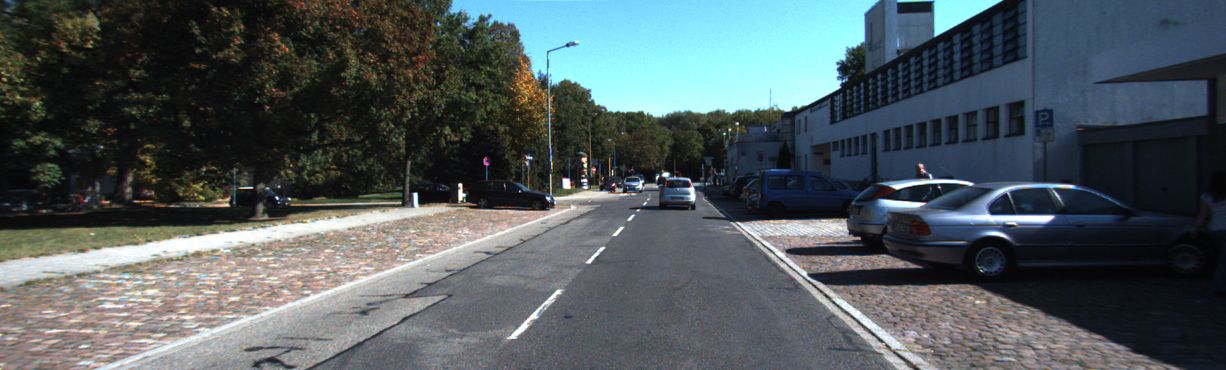
#> input picture dataset/images/um_000084.png, 1226 x 370 px
$ python AlgorithmEvaluator.py   (older library calls are emulated)
#> lines starting #> are read from the running program, lines starting #| are printed output that depends on the picture; after the words box and inside, x2 and y2 are one past the last pixel; in counts of white or black regions, pixels touching at a corner belong together
#> further down, frame is the input picture: shape (370, 1226, 3); mean B, G, R 92.6, 89.4, 79.5
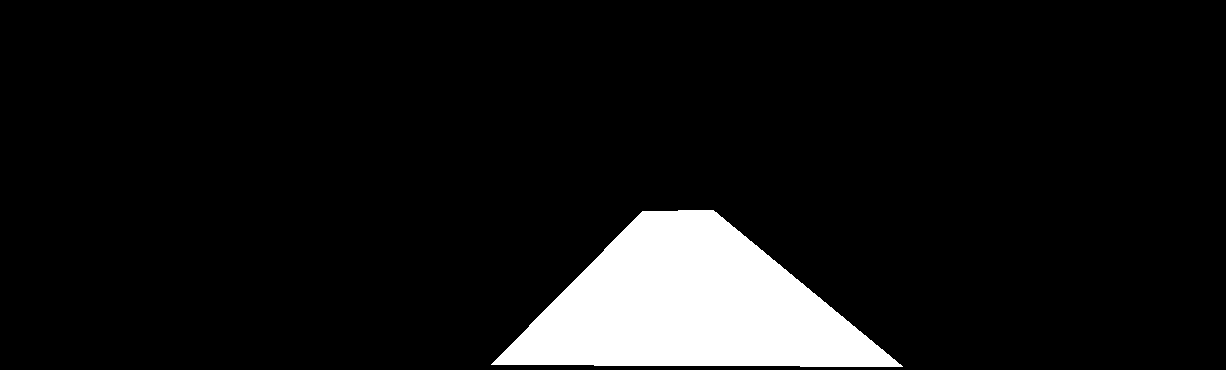
#> input picture dataset/ground_truth/um_lane_000084.png, 1226 x 370 px
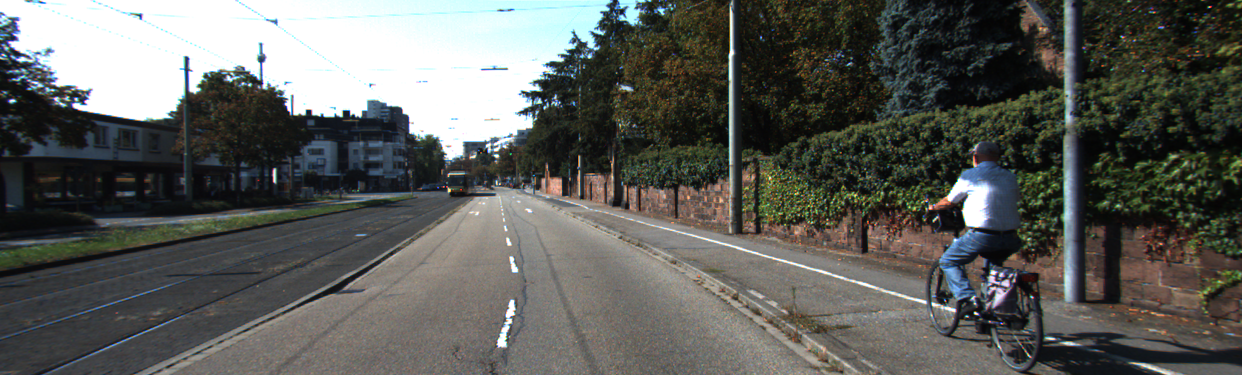
#> input picture dataset/images/um_000000.png, 1242 x 375 px
#> in runApplication, image is the input picture: shape (375, 1242, 3); mean B, G, R 89.7, 93.9, 92.4
### Algorithm2B.py
#!/usr/bin/env python3
# -*- coding: utf-8 -*-
"""
Created on Mon May 11 03:40:59 2020

@author: sarjana
"""


import numpy as np
import cv2
import os
import glob
import matplotlib.pyplot as plt
import pickle

class Algorithm2B:
    running_avg = None
    index = None

    def __init__(self):
        pass

    # [43 lines left out: functions undistort_img, undistort, not called in this run]

    def pipeline(self, img, s_thresh=(100, 255), sx_thresh=(15, 255)):
        #img = undistort(img)
#> called with s_thresh = (100, 255), sx_thresh = (15, 255)
        img = np.copy(img)
        # Convert to HLS color space and separate the V channel
        hls = cv2.cvtColor(img, cv2.COLOR_RGB2HLS).astype(np.float)
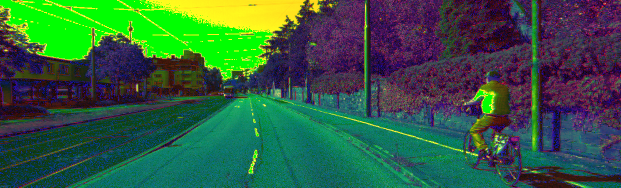
#> hls: shape (375, 1242, 3) float64 (shown at 1/2 size); mean B, G, R 65.9, 92, 50.6
        l_channel = hls[:,:,1]
        s_channel = hls[:,:,2]
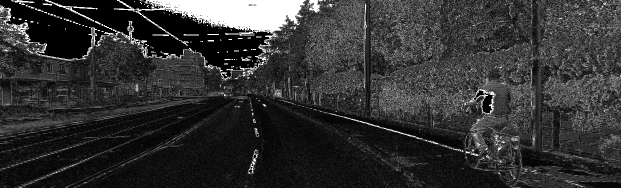
#> s_channel: shape (375, 1242) float64 (shown at 1/2 size); min 0, max 255, mean 50.6
        h_channel = hls[:,:,0]
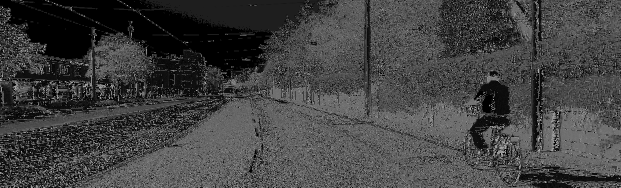
#> h_channel: shape (375, 1242) float64 (shown at 1/2 size); min 0, max 180, mean 65.9
        # Sobel x
        sobelx = cv2.Sobel(l_channel, cv2.CV_64F, 1, 1) # Take the derivative in x
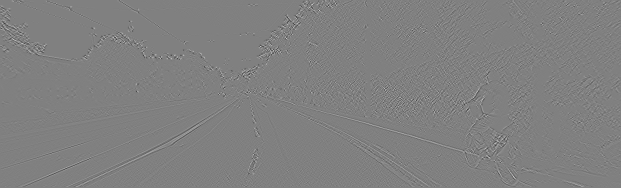
#> sobelx: shape (375, 1242) float64 (shown at 1/2 size); min -275, max 271, mean 0; drawn with min black and max white
        abs_sobelx = np.absolute(sobelx) # Absolute x derivative to accentuate lines away from horizontal
        scaled_sobel = np.uint8(255*abs_sobelx/np.max(abs_sobelx))

        # Threshold x gradient
        sxbinary = np.zeros_like(scaled_sobel)
        sxbinary[(scaled_sobel >= sx_thresh[0]) & (scaled_sobel <= sx_thresh[1])] = 1

        # Threshold color channel
        s_binary = np.zeros_like(s_channel)
        s_binary[(s_channel >= s_thresh[0]) & (s_channel <= s_thresh[1])] = 1

        color_binary = np.dstack((np.zeros_like(sxbinary), sxbinary, s_binary)) * 255

        combined_binary = np.zeros_like(sxbinary)
        combined_binary[(s_binary == 1) | (sxbinary == 1)] = 1
        return combined_binary

    def perspective_warp(self, img,
                        dst_size=(1242,375),
                        #src=np.float32([(0.43,0.65),(0.58,0.65),(0.1,1),(1,1)]),
                        src=np.float32([(0.43,0.53),(0.52,0.53),(0.27,1),(0.75,1)]),
                        dst=np.float32([(0,0), (1, 0), (0,1), (1,1)])):
        img_size = np.float32([(img.shape[1],img.shape[0])])
        src = src* img_size
        # For destination points, I'm arbitrarily choosing some points to be
        # a nice fit for displaying our warped result
        # again, not exact, but close enough for our purposes
        dst = dst * np.float32(dst_size)
        # Given src and dst points, calculate the perspective transform matrix
        M = cv2.getPerspectiveTransform(src, dst)
        # Warp the image using OpenCV warpPerspective()
        warped = cv2.warpPerspective(img, M, dst_size)
        return warped

    def inv_perspective_warp(self, img,
                        dst_size=(1242,375),
                        src=np.float32([(0,0), (1, 0), (0,1), (1,1)]),
                        #dst=np.float32([(0.43,0.65),(0.58,0.65),(0.1,1),(1,1)]),
                        dst=np.float32([(0.43,0.53),(0.52,0.53),(0.27,1),(0.75,1)]),):
        img_size = np.float32([(img.shape[1],img.shape[0])])
        src = src* img_size
        # For destination points, I'm arbitrarily choosing some points to be
        # a nice fit for displaying our warped result
        # again, not exact, but close enough for our purposes
        dst = dst * np.float32(dst_size)
        # Given src and dst points, calculate the perspective transform matrix
        M = cv2.getPerspectiveTransform(src, dst)
        # Warp the image using OpenCV warpPerspective()
        warped = cv2.warpPerspective(img, M, dst_size)
        return warped

    def get_hist(self, img):
        hist = np.sum(img[img.shape[0]//2:,:], axis=0)
        return hist

    def sliding_window(self, img, nwindows=9, margin=150, minpix = 1, draw_windows=True):
        global left_a, left_b, left_c,right_a, right_b, right_c
        left_a, left_b, left_c = [],[],[]
        right_a, right_b, right_c = [],[],[]
        left_fit_= np.empty(3)
        right_fit_ = np.empty(3)
        out_img = np.dstack((img, img, img))*255

        histogram = self.get_hist(img)
        # find peaks of left and right halves
        midpoint = int(histogram.shape[0]/2)
        leftx_base = np.argmax(histogram[:midpoint])
        rightx_base = np.argmax(histogram[midpoint:]) + midpoint


        # Set height of windows
        window_height = np.int(img.shape[0]/nwindows)
        # Identify the x and y positions of all nonzero pixels in the image
        nonzero = img.nonzero()
        nonzeroy = np.array(nonzero[0])
        nonzerox = np.array(nonzero[1])
        # Current positions to be updated for each window
        leftx_current = leftx_base
        rightx_current = rightx_base


        # Create empty lists to receive left and right lane pixel indices
        left_lane_inds = []
        right_lane_inds = []

        # Step through the windows one by one
        for window in range(nwindows):
            # Identify window boundaries in x and y (and right and left)
            win_y_low = img.shape[0] - (window+1)*window_height
            win_y_high = img.shape[0] - window*window_height
            win_xleft_low = leftx_current - margin
            win_xleft_high = leftx_current + margin
            win_xright_low = rightx_current - margin
            win_xright_high = rightx_current + margin
            # Draw the windows on the visualization image
            if draw_windows == True:
                cv2.rectangle(out_img,(win_xleft_low,win_y_low),(win_xleft_high,win_y_high),
                (100,255,255), 3)
                cv2.rectangle(out_img,(win_xright_low,win_y_low),(win_xright_high,win_y_high),
                (100,255,255), 3)
            # Identify the nonzero pixels in x and y within the window
            good_left_inds = ((nonzeroy >= win_y_low) & (nonzeroy < win_y_high) &
            (nonzerox >= win_xleft_low) &  (nonzerox < win_xleft_high)).nonzero()[0]
            good_right_inds = ((nonzeroy >= win_y_low) & (nonzeroy < win_y_high) &
            (nonzerox >= win_xright_low) &  (nonzerox < win_xright_high)).nonzero()[0]
            # Append these indices to the lists
            left_lane_inds.append(good_left_inds)
            right_lane_inds.append(good_right_inds)
            # If you found > minpix pixels, recenter next window on their mean position
            if len(good_left_inds) > minpix:
                leftx_current = np.int(np.mean(nonzerox[good_left_inds]))
            if len(good_right_inds) > minpix:
                rightx_current = np.int(np.mean(nonzerox[good_right_inds]))


    # [11 lines of commented-out code are left out]
        left_lane_inds = np.concatenate(left_lane_inds)
        right_lane_inds = np.concatenate(right_lane_inds)

        # Extract left and right line pixel positions
        leftx = nonzerox[left_lane_inds]
        lefty = nonzeroy[left_lane_inds]
        rightx = nonzerox[right_lane_inds]
        righty = nonzeroy[right_lane_inds]

        # Fit a second order polynomial to each
        left_fit = np.polyfit(lefty, leftx, 2)
        right_fit = np.polyfit(righty, rightx, 2)

        left_a.append(left_fit[0])
        left_b.append(left_fit[1])
        left_c.append(left_fit[2])

        right_a.append(right_fit[0])
        right_b.append(right_fit[1])
        right_c.append(right_fit[2])

        left_fit_[0] = np.mean(left_a[-10:])
        left_fit_[1] = np.mean(left_b[-10:])
        left_fit_[2] = np.mean(left_c[-10:])

        right_fit_[0] = np.mean(right_a[-10:])
        right_fit_[1] = np.mean(right_b[-10:])
        right_fit_[2] = np.mean(right_c[-10:])

        # Generate x and y values for plotting
        ploty = np.linspace(0, img.shape[0]-1, img.shape[0] )
        left_fitx = left_fit_[0]*ploty**2 + left_fit_[1]*ploty + left_fit_[2]
        right_fitx = right_fit_[0]*ploty**2 + right_fit_[1]*ploty + right_fit_[2]

        out_img[nonzeroy[left_lane_inds], nonzerox[left_lane_inds]] = [255, 0, 100]
        out_img[nonzeroy[right_lane_inds], nonzerox[right_lane_inds]] = [0, 100, 255]

        return out_img, (left_fitx, right_fitx), (left_fit_, right_fit_), ploty

    def get_curve(self, img, leftx, rightx):
        ploty = np.linspace(0, img.shape[0]-1, img.shape[0])
        y_eval = np.max(ploty)
        ym_per_pix = 30.5/375 # meters per pixel in y dimension
        xm_per_pix = 3.7/375 # meters per pixel in x dimension

        # Fit new polynomials to x,y in world space
        left_fit_cr = np.polyfit(ploty*ym_per_pix, leftx*xm_per_pix, 2)
        right_fit_cr = np.polyfit(ploty*ym_per_pix, rightx*xm_per_pix, 2)
        # Calculate the new radii of curvature
        left_curverad = ((1 + (2*left_fit_cr[0]*y_eval*ym_per_pix + left_fit_cr[1])**2)**1.5) / np.absolute(2*left_fit_cr[0])
        right_curverad = ((1 + (2*right_fit_cr[0]*y_eval*ym_per_pix + right_fit_cr[1])**2)**1.5) / np.absolute(2*right_fit_cr[0])

        car_pos = img.shape[1]/2
        l_fit_x_int = left_fit_cr[0]*img.shape[0]**2 + left_fit_cr[1]*img.shape[0] + left_fit_cr[2]
        r_fit_x_int = right_fit_cr[0]*img.shape[0]**2 + right_fit_cr[1]*img.shape[0] + right_fit_cr[2]
        lane_center_position = (r_fit_x_int + l_fit_x_int) /2
        center = (car_pos - lane_center_position) * xm_per_pix / 10
        # Now our radius of curvature is in meters
        return (left_curverad, right_curverad, center)

    def draw_lanes(self, img, left_fit, right_fit):
        ploty = np.linspace(0, img.shape[0]-1, left_fit.shape[0])
        color_img = np.zeros_like(img)

        left = np.array([np.transpose(np.vstack([left_fit, ploty]))])
        right = np.array([np.flipud(np.transpose(np.vstack([right_fit, ploty])))])
        points = np.hstack((left, right))

        cv2.fillPoly(color_img, np.int_(points), (255,255,255))
        inv_perspective = self.inv_perspective_warp(color_img)
        blankcanvas = np.zeros_like(inv_perspective)
        inv_perspective = cv2.addWeighted(blankcanvas, 1, inv_perspective, 1, 0)
        return inv_perspective

    # [14 lines left out: function vid_pipeline, not called in this run]


    def detectLane(self, frame):
        img1 = self.pipeline(frame)
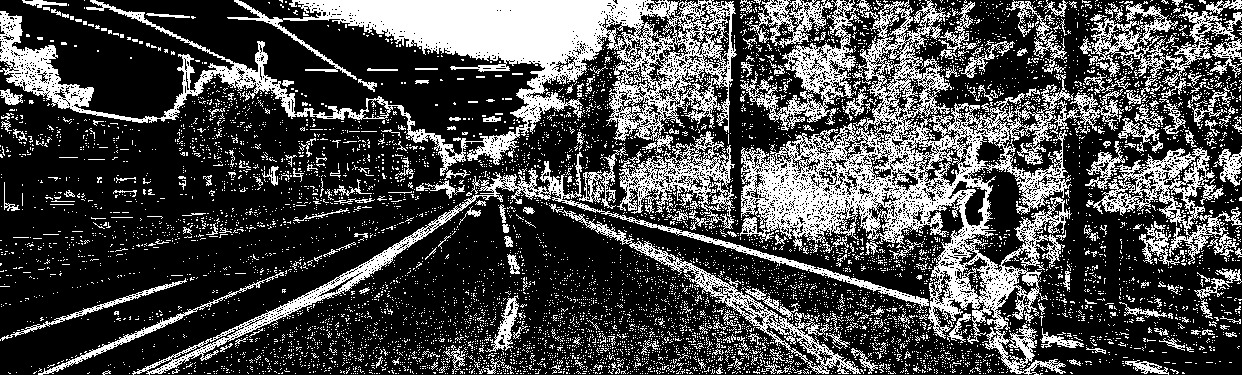
#> img1: shape (375, 1242); values 0 (black) and 1 (white), 29.1% white; 7794 white regions (7512 under 20 px), largest, box (x1, y1, x2, y2) and area: (0, 0, 737, 176) 34623, (740, 0, 1124, 375) 33026, (132, 152, 929, 375) 6634
        img2 = self.perspective_warp(img1)
#> (the rest of the program and of its run is left out)
